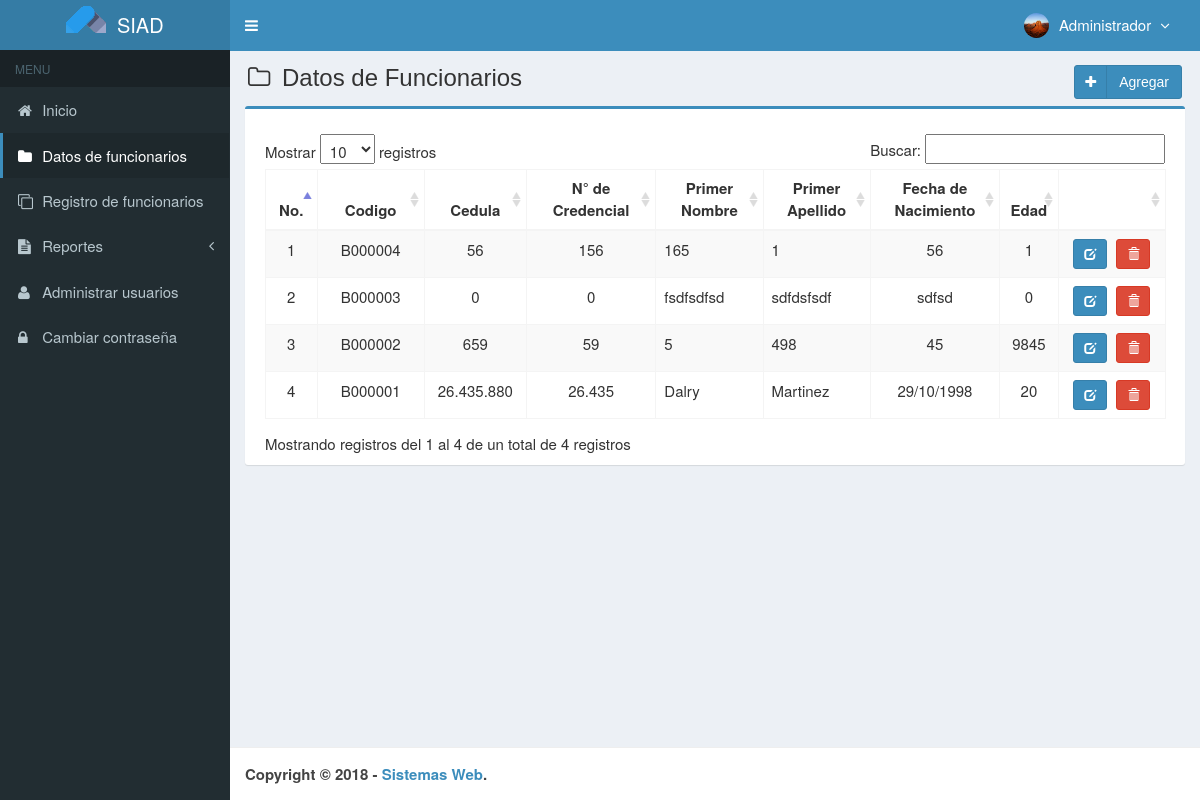
Before: /main.php?module=medicines (signed in) with the older database file.
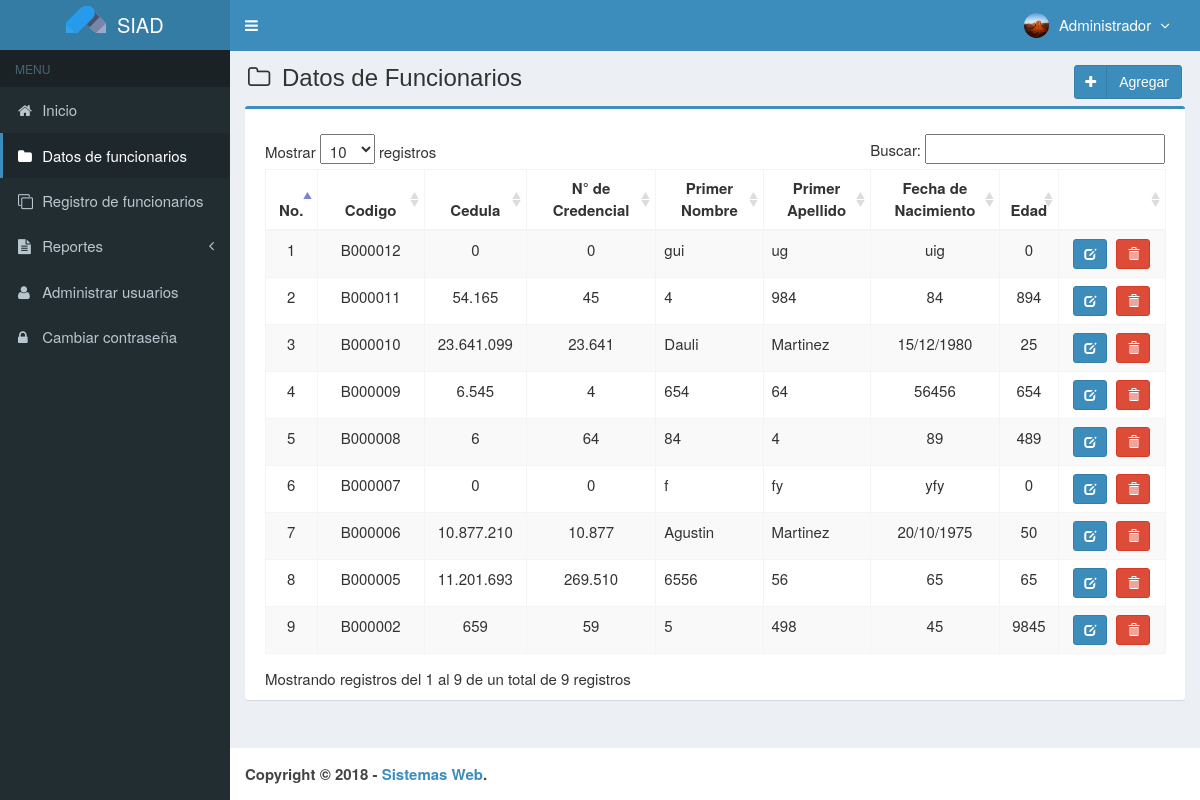
After: the same page with the newer database file.
### tables this page shows
CREATE TABLE `medicamentos` (
  `codigo` varchar(7) NOT NULL,
  `nombre` varchar(50) NOT NULL,
  `precio_compra` int(11) NOT NULL,
  `precio_venta` int(11) NOT NULL,
  `unidad` varchar(20) NOT NULL,
  `stock` int(11) NOT NULL,
  `created_user` int(3) NOT NULL,
  `created_date` timestamp NOT NULL DEFAULT CURRENT_TIMESTAMP,
  `updated_user` int(3) NOT NULL,
  `updated_date` timestamp NOT NULL DEFAULT CURRENT_TIMESTAMP ON UPDATE CURRENT_TIMESTAMP,
  `p_nombre` varchar(50) NOT NULL,
  `cedula` int(10) NOT NULL,
  `credencial` int(20) NOT NULL,
  `p_apellido` varchar(50) NOT NULL,
  `fec_nac` varchar(50) NOT NULL,
  `edad` int(3) NOT NULL,
  `s_nombre` varchar(50) NOT NULL,
  `s_apellido` varchar(50) NOT NULL,
  `rif` int(15) NOT NULL,
  `genero` int(11) NOT NULL,
  `tel_cel` int(11) NOT NULL,
  `tel_hab` int(11) NOT NULL,
  `tel_emerg` int(11) NOT NULL,
  `municipio` varchar(50) NOT NULL,
  `calle` varchar(50) NOT NULL,
  `casa` varchar(50) NOT NULL,
  `parroquia` varchar(50) NOT NULL,
  `estado` varchar(50) NOT NULL,
  `ciudad` varchar(50) NOT NULL,
  `avenida` varchar(50) NOT NULL,
  `codigo_cp` int(20) NOT NULL,
  `serial_cp` int(20) NOT NULL,
  `estado_c` varchar(50) NOT NULL,
  `lugar_nac` varchar(50) NOT NULL,
  `correo_e` varchar(50) NOT NULL,
  `grado_inst` varchar(50) NOT NULL,
  `correo_i` varchar(50) NOT NULL,
  `tipo_s` varchar(50) NOT NULL,
  `medicamen` varchar(100) NOT NULL,
  `discapacidad` varchar(100) NOT NULL,
  `alergias` varchar(100) NOT NULL,
  `nota` varchar(200) NOT NULL,
  `notas` varchar(400) NOT NULL,
  `fec_ing` varchar(100) NOT NULL,
  `tiempo_s` varchar(50) NOT NULL,
  `ubic_fis` varchar(150) NOT NULL,
  `p_nombref` varchar(100) NOT NULL,
  `s_nombref` varchar(100) NOT NULL,
  `p_apellidof` varchar(100) NOT NULL,
  `s_apellidof` varchar(50) NOT NULL,
  `cedulaf` int(9) NOT NULL,
  `fec_nacf` varchar(50) NOT NULL,
  `edadf` varchar(3) NOT NULL,
  `generof` varchar(50) NOT NULL,
  `parentesco` varchar(50) NOT NULL,
  `estudiante` varchar(50) NOT NULL,
  `funcionario` varchar(50) NOT NULL,
  `inf_medf` varchar(200) NOT NULL,
  `tipo_v` varchar(200) NOT NULL,
  `placa` varchar(50) NOT NULL,
  `combustible` varchar(50) NOT NULL,
  `serial_carro` varchar(50) NOT NULL,
  `marca` varchar(50) NOT NULL,
  `modelo` varchar(50) NOT NULL,
  `color` varchar(50) NOT NULL
);

### config/fungsi_rupiah.php (called while the page is built, shortened)
<?php
function format_rupiah($angka){
  $rupiah=number_format($angka,0,',','.');
  return $rupiah;
}
?>

### modules/medicines/view.php (the view, shortened to what this page needs)
<section class="content-header">
  <h1>
    <i class="fa fa-folder-o icon-title"></i> Datos de Funcionarios
    <a class="btn btn-primary btn-social pull-right" href="?module=form_medicines&form=add" title="agregar" data-toggle="tooltip">
      <i class="fa fa-plus"></i> Agregar
    </a>
  </h1>
</section>
<section class="content">
  <div class="row">
    <div class="col-md-12">
      <div class="box box-primary">
        <div class="box-body">
          <table id="dataTables1" class="table table-bordered table-striped table-hover">
            <thead>
              <tr>
                <th class="center">No.</th>
                <th class="center">Codigo</th>
                <th class="center">Cedula</th>
                <th class="center">N° de Credencial</th>
                <th class="center">Primer Nombre</th>
                <th class="center">Primer Apellido</th>
                <th class="center">Fecha de Nacimiento</th>
                <th class="center">Edad</th>
                <th></th>
              </tr>
            </thead>
            <tbody>
            <?php
            $no = 1;
            $query = mysqli_query($mysqli, "SELECT codigo,cedula,credencial,p_apellido,p_nombre,fec_nac,edad FROM medicamentos ORDER BY codigo DESC")
                                            or die('error: '.mysqli_error($mysqli));
            while ($data = mysqli_fetch_assoc($query)) {
              $cedula = format_rupiah($data['cedula']);
              $credencial = format_rupiah($data['credencial']);
              echo "<tr>
                      <td width='30' class='center'>$no</td>
                      <td width='80' class='center'>$data[codigo]</td>
                      <td width='70' align='center'>$cedula</td>
                      <td width='100' align='center'>$credencial</td>
                      <td width='80' align='left'>$data[p_nombre]</td>
                      <td width='80' align='left'>$data[p_apellido]</td>
                      <td width='100' align='center'>$data[fec_nac]</td>
                      <td width='20' align='center'>$data[edad]</td>
                      <td class='center' width='80'>
                      <div>
                      <a data-toggle='tooltip' data-placement='top' title='modificar' style='margin-right:5px' class='btn btn-primary btn-sm' href='?module=form_medicines&form=edit&id=$data[codigo]'>
                          <i style='color:#fff' class='glyphicon glyphicon-edit'></i>
                      </a>";
            ?>
                          <a data-toggle="tooltip" data-placement="top" title="Eliminar" class="btn btn-danger btn-sm" href="modules/medicines/proses.php?act=delete&id=<?php echo $data['codigo'];?>" onclick="return confirm('estas seguro de eliminar <?php echo $data['p_nombre']; ?> ?');">
                              <i style="color:#fff" class="glyphicon glyphicon-trash"></i>
                          </a>
            <?php
              echo "    </div>
                      </td>
                    </tr>";
              $no++;
            }
            ?>
            </tbody>
          </table>
        </div>
      </div>
    </div>
  </div>
</section><!-- /.content

Changed rows visible on the page:
removed medicamentos: codigo "B000004", cedula "56", credencial "156", p_nombre "165", p_apellido "1", fec_nac "56", edad "1"
removed medicamentos: codigo "B000003", cedula "0", credencial "0", p_nombre "fsdfsdfsd", p_apellido "sdfdsfsdf", fec_nac "sdfsd", edad "0"
removed medicamentos: codigo "B000001", cedula "26.435.880", credencial "26.435", p_nombre "Dalry", p_apellido "Martinez", fec_nac "29/10/1998", edad "20"
added medicamentos: codigo "B000012", cedula "0", credencial "0", p_nombre "gui", p_apellido "ug", fec_nac "uig", edad "0"
added medicamentos: codigo "B000011", cedula "54.165", credencial "45", p_nombre "4", p_apellido "984", fec_nac "84", edad "894"
added medicamentos: codigo "B000010", cedula "23.641.099", credencial "23.641", p_nombre "Dauli", p_apellido "Martinez", fec_nac "15/12/1980", edad "25"
added medicamentos: codigo "B000009", cedula "6.545", credencial "4", p_nombre "654", p_apellido "64", fec_nac "56456", edad "654"
added medicamentos: codigo "B000008", cedula "6", credencial "64", p_nombre "84", p_apellido "4", fec_nac "89", edad "489"
added medicamentos: codigo "B000007", cedula "0", credencial "0", p_nombre "f", p_apellido "fy", fec_nac "yfy", edad "0"
added medicamentos: codigo "B000006", cedula "10.877.210", credencial "10.877", p_nombre "Agustin", p_apellido "Martinez", fec_nac "20/10/1975", edad "50"
added medicamentos: codigo "B000005", cedula "11.201.693", credencial "269.510", p_nombre "6556", p_apellido "56", fec_nac "65", edad "65"
Other visible differences:
text written by a page script: "Mostrar registros Buscar: Mostrando registros del 1 al 4 de un total de 4 registros" → "Mostrar registros Buscar: Mostrando registros del 1 al 9 de un total de 9 registros"
